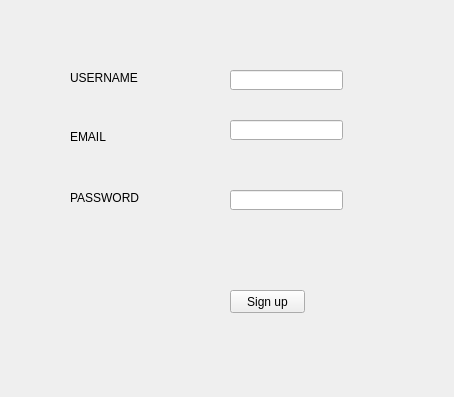
<?xml version="1.0" encoding="UTF-8"?>
<ui version="4.0">
 <class>MainWindow</class>
 <widget class="QMainWindow" name="MainWindow">
  <property name="geometry">
   <rect>
    <x>0</x>
    <y>0</y>
    <width>454</width>
    <height>397</height>
   </rect>
  </property>
  <property name="windowTitle">
   <string>MainWindow</string>
  </property>
  <widget class="QWidget" name="centralwidget">
   <widget class="QLabel" name="label_3">
    <property name="geometry">
     <rect>
      <x>70</x>
      <y>190</y>
      <width>71</width>
      <height>16</height>
     </rect>
    </property>
    <property name="text">
     <string>PASSWORD</string>
    </property>
   </widget>
   <widget class="QLabel" name="label_2">
    <property name="geometry">
     <rect>
      <x>70</x>
      <y>130</y>
      <width>46</width>
      <height>13</height>
     </rect>
    </property>
    <property name="text">
     <string>EMAIL</string>
    </property>
   </widget>
   <widget class="QPushButton" name="pushButton">
    <property name="geometry">
     <rect>
      <x>230</x>
      <y>290</y>
      <width>75</width>
      <height>23</height>
     </rect>
    </property>
    <property name="text">
     <string>Sign up</string>
    </property>
   </widget>
   <widget class="QLineEdit" name="lineEdit_3">
    <property name="geometry">
     <rect>
      <x>230</x>
      <y>190</y>
      <width>113</width>
      <height>20</height>
     </rect>
    </property>
   </widget>
   <widget class="QLabel" name="label">
    <property name="geometry">
     <rect>
      <x>70</x>
      <y>70</y>
      <width>71</width>
      <height>16</height>
     </rect>
    </property>
    <property name="text">
     <string>USERNAME</string>
    </property>
   </widget>
   <widget class="QLineEdit" name="lineEdit_2">
    <property name="geometry">
     <rect>
      <x>230</x>
      <y>120</y>
      <width>113</width>
      <height>20</height>
     </rect>
    </property>
   </widget>
   <widget class="QLineEdit" name="lineEdit">
    <property name="geometry">
     <rect>
      <x>230</x>
      <y>70</y>
      <width>113</width>
      <height>20</height>
     </rect>
    </property>
   </widget>
  </widget>
  <widget class="QMenuBar" name="menubar">
   <property name="geometry">
    <rect>
     <x>0</x>
     <y>0</y>
     <width>454</width>
     <height>21</height>
    </rect>
   </property>
  </widget>
 </widget>
 <resources/>
 <connections/>
</ui>
